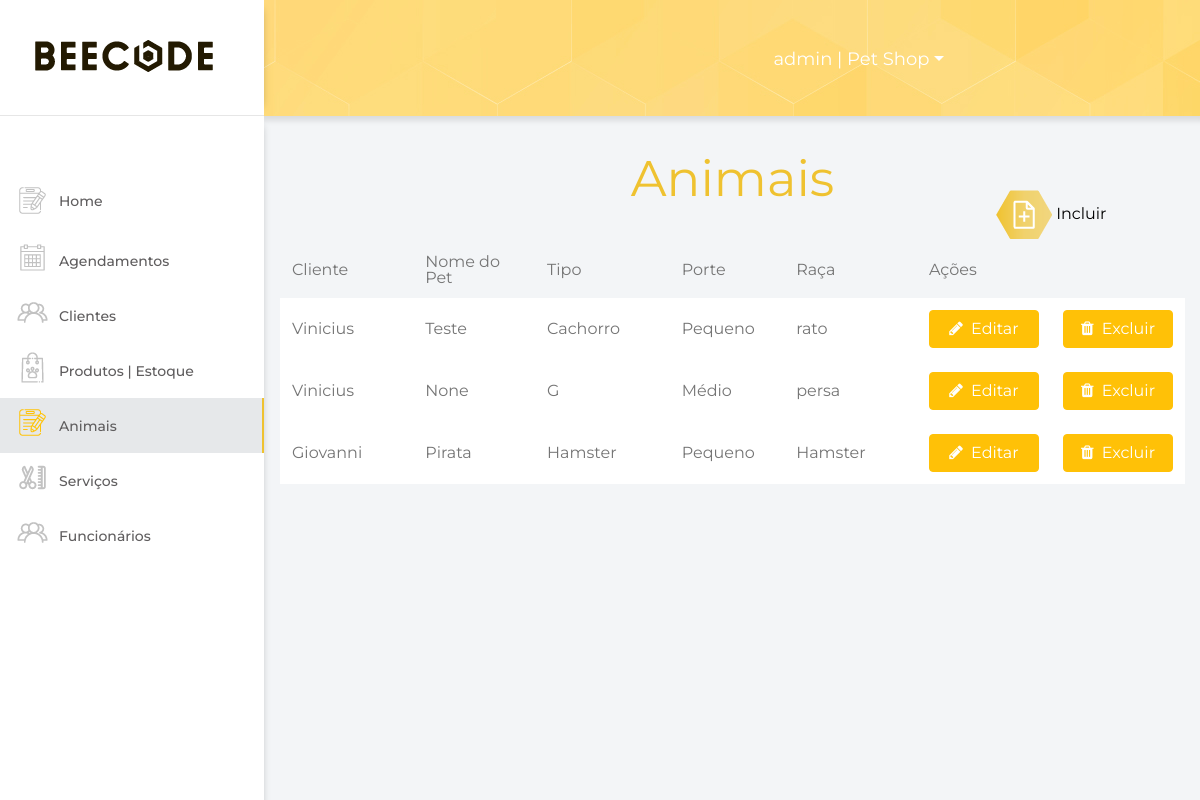
Page /animais/ (signed in) on the committed database.
### accounts/models.py (models this page shows, shortened)
class User(AbstractUser):
    SEXO_CHOICES = (
        ("F", "Feminino"),
        ("M", "Masculino"),
        ("N", "Nenhuma das opções"),
    )
    USER_TYPE = (
        ("C", "Cliente"),
        ("F", "Funcionário"),
    )
    phone = models.IntegerField("Telefone", default=0)
    birth_date = models.DateTimeField("Data de Nascimento", auto_now_add=False, blank=True, null=True, default=timezone.now)
    job_rule = models.CharField("Cargo", max_length=8, null=False, blank=True)
    sex = models.CharField("Sexo", max_length=1, choices=SEXO_CHOICES)
    user_type = models.CharField("Tipo de Usuário", max_length=1, choices=USER_TYPE, default="C")
    cpf = models.CharField("CPF", max_length=11, null=False, blank=False)
    zipcode = models.IntegerField('CEP', default=0, null=True, blank=True)
    street = models.CharField('Rua', max_length=100, null=True, blank=True)
    number = models.IntegerField('Número', default=0, null=True, blank=True)
    complement = models.CharField('Complemento', max_length=100, null=False, blank=True)
    district = models.CharField('Bairro', max_length=30, null=True, blank=True)
    city = models.CharField('Cidade', max_length=30, null=True, blank=True)
    state = models.CharField('Estado', max_length=2, null=True, blank=True)
    created_at = models.DateTimeField("Data de Criação", auto_now_add=True)
    updated_at = models.DateTimeField("Data de Alteração", auto_now=True)
    class Meta:
        verbose_name = "Usuário"
        verbose_name_plural = "Usuários"

### pets/models.py (models this page shows, shortened)
class Pets(models.Model):
    PET_CHOICES = (
        ('Cachorro', 'Cachorro'),
        ('Gato', 'Gato'),
        ('Hamster', 'Hamster'),
        ('Pássaro', 'Pássaro'),
        ('Peixe', 'Peixe' )
    )
    CLASS_CHOICES = (
        ('P', 'Pequeno'),
        ('M', 'Médio'),
        ('G', 'Grande'),
    )
    user = models.ForeignKey(User, verbose_name="Usuario", on_delete=models.CASCADE)
    name_pet = models.CharField('Nome do Pet', max_length=56, null=True, blank=False)
    type_pet = models.CharField("Tipo de Pet", max_length=20, choices=PET_CHOICES)
    class_pet = models.CharField("Porte de Pet", max_length=1, choices=CLASS_CHOICES)
    breed = models.CharField('Raça', max_length=56, null=True, blank=False)
    class Meta:
        verbose_name = "Animal"
        verbose_name_plural = "Animais"

### pets/views.py (the view)
# urls.py: path('animais/', pets, name="pets"),
@login_required
def pets(request):
    pets = Pets.objects.all()
    return render(request, "pets/pets.html", context={ "pets": pets })

### pets/templates/pets/pets.html (shortened to what this page needs)
{% extends "base.html" %}
{% load crispy_forms_tags %}
{% load static %}
{% block content %}
<div class="home">
    <div class="d-flex justify-content-center p-2">
        <h1>Animais</h1>
    </div>
    <div class="container">
        {% if pets %}
        <table class="table table-stripped text-black">
            <thead>
                <tr>
                    <td width="20%">Cliente</td>
                    <td width="20%">Nome do Pet</td>
                    <td width="20%">Tipo</td>
                    <td width="15%">Porte</td>
                    <td width="20%">Raça</td>
                    <td width="5%">Ações</td>
                </tr>
            </thead>
            <div class="bgTable">
                <tbody>
                    {% for pet in pets %}
                    <tr>
                        <td>{{ pet.user.first_name }}</td>
                        <td>{{ pet.name_pet }}</td>
                        <td>{{ pet.get_type_pet_display }}</td>
                        <td>{{ pet.get_class_pet_display }}</td>
                        <td>{{ pet.breed }}</td>
                        <td>
                            <a href="{% url 'pets:pet_update' pet.pk %}" class="btn btn-warning">
                                <i class="fa fa-pencil" aria-hidden="true">
                                    <span>&nbsp;Editar</span>
                                </i>
                            </a>
                        </td>
                        <td>
                            <a href="{% url 'pets:pet_delete' pet.pk %}" class="btn btn-warning">
                                <i class="fa fa-trash" aria-hidden="true">
                                    <span>&nbsp;Excluir</span>
                                </i>
                            </a>
                        </td>
                    </tr>
                    {% endfor %}
                </tbody>
            </div>
        </table>
        {% else %}
        <div class="container" style="text-align: center">
            <h1 class="naoTem">Não tem nenhum animal cadastrado!</h1>
        </div>
        {% endif %}
        <a class="btn-incluir" href="{% url 'pets:pet_create' %}"><img src="{% static 'img/icon-incluir.png' %}"
                alt="Incluir">
            <span>&nbsp;Incluir</span></a>
    </div>
</div>
{% endblock %}

### core/templates/base.html (shortened to what this page needs)
{% load static %}
{% load sass_tags %}
<!DOCTYPE html>
<html lang="pt-br">
<head>
  <link rel="stylesheet" href="https://stackpath.bootstrapcdn.com/bootstrap/4.3.1/css/bootstrap.min.css"
 />
  <link href="{% static 'css/main.css' %}" rel="stylesheet" type="text/css" />
  <link href="{% static 'reset.css' %}" rel="stylesheet" type="text/css" />
  <link rel="stylesheet" type="text/css"
    href="https://cdnjs.cloudflare.com/ajax/libs/font-awesome/4.7.0/css/font-awesome.min.css">
</head>
<body>
  {% include "navbar.html" %}
  <section>
    {% block content %} {% endblock %}
  </section>
</body>
</html>

### core/templates/navbar.html (shortened to what this page needs)
{% load sass_tags %} {% load static %} {% block navbar %}
<div class="nav">
  <div class="logo">
    <a class="navbar-brand" href="{% url 'index' %}">
      <img class="user" src="{% static 'img/logo.png' %}" />
    </a>
  </div>
  <div class="config">
    <ul class="nav nav-tabs">
      <li class="nav-item dropdown">
        {% if user.is_authenticated %}
        <a class="nav-link dropdown-toggle" data-toggle="dropdown" href="#" role="button" aria-haspopup="true"
          aria-expanded="false">{{ user.username }} | Pet Shop</a>
    {% endif %}
  </div>
</div>
<div class="nav-vertical">
  <ul class="nav flex-column">
    <li class="nav-item">
      <a class="nav-link homeNav" href="{% url 'index' %}">
        <img class="img-cadastro" src="{% static 'img/cadastro.png' %}" alt="home" />
        <span>Home</span>
      </a>
    </li>
    {% if user.is_authenticated %}
    <li class="nav-item">
      <a class="nav-link navAgendamento" href="{% url 'schedules:schedules' %}">
        <img class="img-cadastro" src="{% static 'img/agendamento.png' %}" alt="schedules" />
        Agendamentos
      </a>
    </li>
    <li class="nav-item">
      <a class="nav-link navClientes" href="{% url 'accounts:clients' %}">
        <img class="img-cadastro" src="{% static 'img/funcionarios.png' %}" alt="clients" />
        Clientes
      </a>
    </li>
    <li class="nav-item">
      <a class="nav-link navProdutos" href="{% url 'products:products' %}">
        <img class="img-cadastro" src="{% static 'img/estoque.png' %}" alt="products" />
        Produtos | Estoque
      </a>
    </li>
    <li class="nav-item">
      <a class="nav-link navAnimais" href="{% url 'pets:pets' %}">
        <img class="img-cadastro" src="{% static 'img/cadastro.png' %}" alt="pets" />
        Animais
      </a>
    </li>
    <li class="nav-item">
      <a class="nav-link navServicos" href="{% url 'services:services' %}">
        <img class="img-cadastro" src="{% static 'img/servicos.png' %}" alt="services" />
        Serviços
      </a>
    </li>
    {% if user.is_superuser %}
    <li class="nav-item">
      <a class="nav-link navFuncionarios" href="{% url 'accounts:employees' %}">
        <img class="img-cadastro" src="{% static 'img/funcionarios.png' %}" alt="employees" />
        Funcionários
      </a>
    </li>
    {% endif %} {% endif %}
  </ul>
</div>
{% endblock %}

### core/static/css/main.css (style rules this page uses)
*:not(.fa) { font-family: "Montserrat", sans-serif !important; }
body { background-color: #f3f5f7; overflow-x: hidden; }
.container { width: 100%; max-width: 1024px; margin: 0 auto; }
.home { position: relative; width: 100%; margin: 0 0 0 auto; max-width: calc(100% - 265px); }
.nav { -webkit-box-align: center; -ms-flex-align: center; align-items: center; background: url("../img/bg-login.jpg"); position: relative; -webkit-box-shadow: 10px 10px 5px -5px rgba(0, 0, 0, 0.1); box-shadow: 10px 10px 5px -5px rgba(0, 0, 0, 0.1); padding-left: 0 !important; }
.nav .logo { background-color: #fff; padding: 35px; -webkit-box-shadow: 8px 0px 8px -10px rgba(0, 0, 0, 0.25); box-shadow: 8px 0px 8px -10px rgba(0, 0, 0, 0.25); border-bottom: 1px solid #e6e6e6; }
.nav .config { position: absolute; right: 240px; }
.nav .nav-tabs { border: none; background: transparent; -webkit-box-shadow: none; box-shadow: none; }
.nav .nav-tabs .nav-link { border: none; font-size: 18px; font-family: "Montserrat", sans-serif; font-weight: 400; color: #fff; }
.nav-item span { margin: 10px 0px !important; position: absolute; }
.nav-vertical { position: fixed; height: 100vh; background: #fff; width: 264px; -webkit-box-shadow: 8px 0px 8px -10px rgba(0, 0, 0, 0.25); box-shadow: 8px 0px 8px -10px rgba(0, 0, 0, 0.25); }
.nav-vertical .nav { -webkit-box-align: baseline; -ms-flex-align: baseline; align-items: baseline; background: #fff; -webkit-box-shadow: none; box-shadow: none; margin-top: 60px; padding-left: 20px; }
.nav-vertical .nav-item { width: 100%; }
.nav-vertical .nav-item .nav-link { font-size: 14px; font-family: "Montserrat", sans-serif; font-weight: 500; color: #5f5d5e; }
.nav-link:not(.homeNav) { align-items: center !important; display: flex !important; flex-direction: row !important; flex-wrap: wrap !important; }
.nav-vertical .nav-item .nav-link .img-cadastro { padding-right: 10px; padding-bottom: 6px; }
.fa { color: #fff !important; }
.btn-warning { width: 110px; color: #fff !important; }
.btn-incluir { align-items: center; display: flex; flex-direction: row; flex-wrap: wrap; color: #000; position: absolute; top: 20%; right: 10%; }
.table td,.table th { border: none; vertical-align: middle !important; }
thead, tbody { color: #757575; }
tbody { background: #fff; }
h1 { color: #efc230 !important; font-size: 50px !important; padding: 30px 0px !important; }
.img-cadastro { filter: grayscale(1); }

### pets/templates/pets/pets.html (style rules this page uses)
.navAnimais { border-right: 2px solid #efc230 !important; }
body>div.nav-vertical>ul>li:nth-child(5) { background: #e6e8ea; }
.navAnimais .img-cadastro, .navAnimais .img-cadastro { filter: none !important; }

### rows in the picture
User: username "admin"
Pets: user.first_name "Vinicius", name_pet "Teste", type_pet "Cachorro", class_pet "Pequeno", breed "rato"
Pets: user.first_name "Vinicius", name_pet "None", type_pet "G", class_pet "Médio", breed "persa"
Pets: user.first_name "Giovanni", name_pet "Pirata", type_pet "Hamster", class_pet "Pequeno", breed "Hamster"
